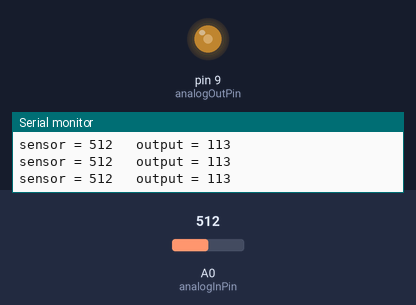
Simulated run of this sketch. Board: Arduino Uno, built with avr-gcc and run on an emulated ATmega328P. On the bench: output pins drawn as LEDs (lit = HIGH), the last lines printed to the serial monitor. The inputs (shaded band) are chosen by the test bench; at power-on: A0 (analogInPin) = 512.

Above: at 1.2 s.
1.3 s: A0 (analogInPin) set to 306
At 1.9 s:
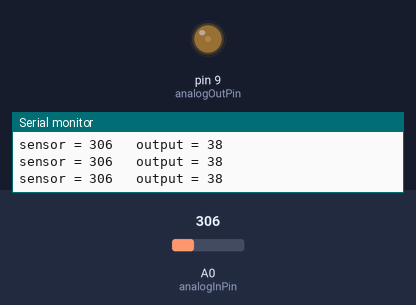
2.8 s: A0 (analogInPin) set to 122
At 3.7 s:
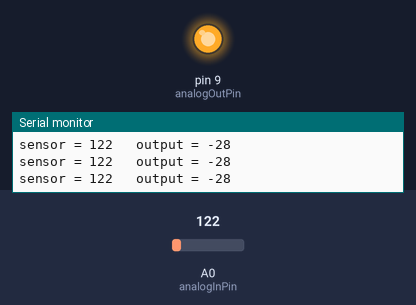
4.3 s: A0 (analogInPin) set to 186
7.3 s: A0 (analogInPin) set to 198
At 7.9 s:
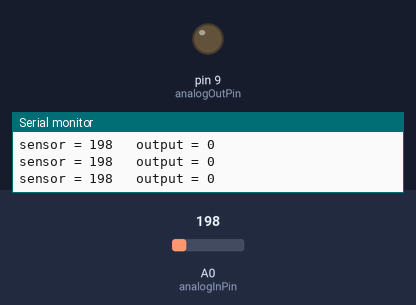
8.8 s: A0 (analogInPin) set to 716
At 9.6 s:
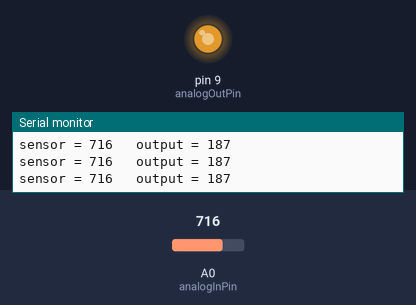
10.3 s: A0 (analogInPin) set to 900
At 11.4 s:
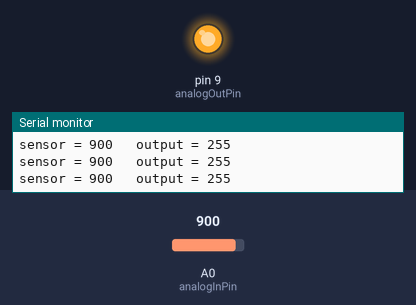
Timing chart, 0 to 13.3 s (numbered marks = the images above; inputs shaded):
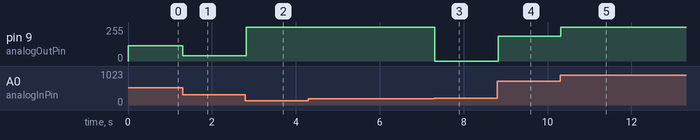

Measured:
- the behaviour switches between 197 and 198 on A0 (analogInPin) (found by bisection; images 2 and 3)
- after the input at 1.3 s, pin 9 (analogOutPin): 113/255 → 38/255 at once
- after the input at 2.8 s, pin 9 (analogOutPin): 38/255 → 255/255 at once
- after the input at 7.3 s, pin 9 (analogOutPin): 255/255 → 0/255 at once
- after the input at 8.8 s, pin 9 (analogOutPin): 0/255 → 187/255 at once
- after the input at 10.3 s, pin 9 (analogOutPin): 187/255 → 255/255 at once

The sketch:

_0224.ino
```cpp
const int analogInPin = A0;  // Analog input pin that the potentiometer is attached to
const int analogOutPin = 9; // Analog output pin that the LED is attached to

int sensorValue = 0;        // value read from the pot
int outputValue = 0;        // value output to the PWM (analog out)

void setup() {
  // initialize serial communications at 9600 bps:
  Serial.begin(9600);}


void loop() {
  // read the analog in value:
  sensorValue = analogRead(analogInPin);
  // map it to the range of the analog out:
  outputValue = map(sensorValue, 200, 900, 0, 255);
  // change the analog out value:
  analogWrite(analogOutPin, outputValue);

  // print the results to the serial monitor:
  Serial.print("sensor = " );
  Serial.print(sensorValue);
  Serial.print("\t output = ");
  Serial.println(outputValue);

  // wait 2 milliseconds before the next loop
  // for the analog-to-digital converter to settle
  // after the last reading:
  delay(2);
}
```
